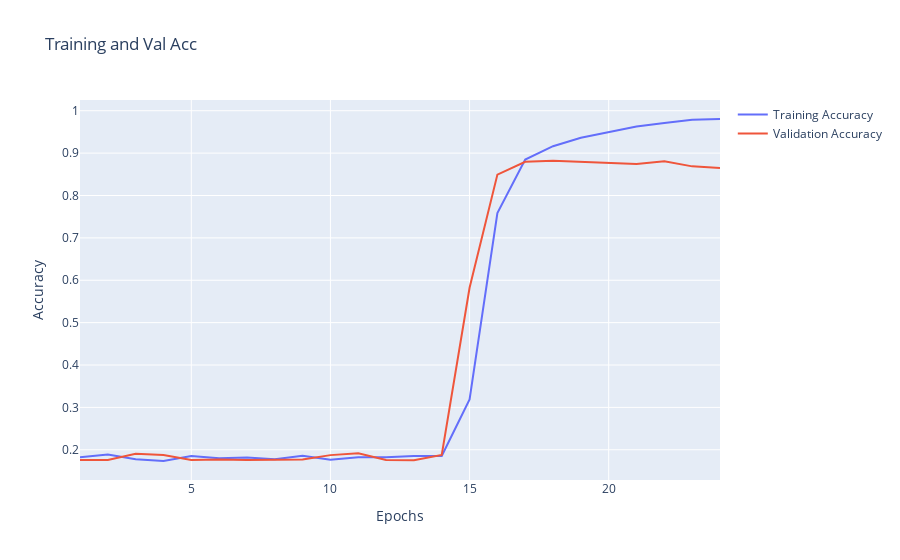

The notebook cell saved with this chart:
### Markdown cell above
![](Assets/gru_plots/loss_2.png)

### Code cell
fig = go.Figure()
fig.add_trace(go.Scatter(x=list(range(1, epochs + 1)), y=history_eq.history['accuracy'], mode='lines', name='Training Accuracy'))
fig.add_trace(go.Scatter(x=list(range(1, epochs + 1)), y=history_eq.history['val_accuracy'], mode='lines', name='Validation Accuracy'))
fig.update_layout(title='Training and Val Acc', xaxis=dict(title='Epochs'), yaxis=dict(title='Accuracy'))
fig.show()

### Figure 1 — Plotly figure (JSON) as saved in the notebook; plotly's stock layout.template omitted (floating-point values rounded to 4 significant figures)
{"data": [{"mode": "lines", "name": "Training Accuracy", "type": "scatter", "x": [1, 2, 3, 4, 5, 6, 7, 8, 9, 10, 11, 12, 13, 14, 15, 16, 17, 18, 19, 20, 21, 22, 23, 24], "y": [0.1823, 0.189, 0.1775, 0.1735, 0.1853, 0.1803, 0.182, 0.1777, 0.1858, 0.1762, 0.1823, 0.1823, 0.1853, 0.1856, 0.319, 0.7587, 0.8848, 0.9163, 0.9364, 0.949, 0.9626, 0.9711, 0.9787, 0.9805]}, {"mode": "lines", "name": "Validation Accuracy", "type": "scatter", "x": [1, 2, 3, 4, 5, 6, 7, 8, 9, 10, 11, 12, 13, 14, 15, 16, 17, 18, 19, 20, 21, 22, 23, 24], "y": [0.1759, 0.1759, 0.1908, 0.1874, 0.1759, 0.1771, 0.1759, 0.1759, 0.1771, 0.1874, 0.192, 0.1759, 0.1754, 0.188, 0.5822, 0.8493, 0.8797, 0.8819, 0.8797, 0.8779, 0.8745, 0.8808, 0.8688, 0.8648]}], "layout": {"title": {"text": "Training and Val Acc"}, "xaxis": {"title": {"text": "Epochs"}}, "yaxis": {"title": {"text": "Accuracy"}}}}
